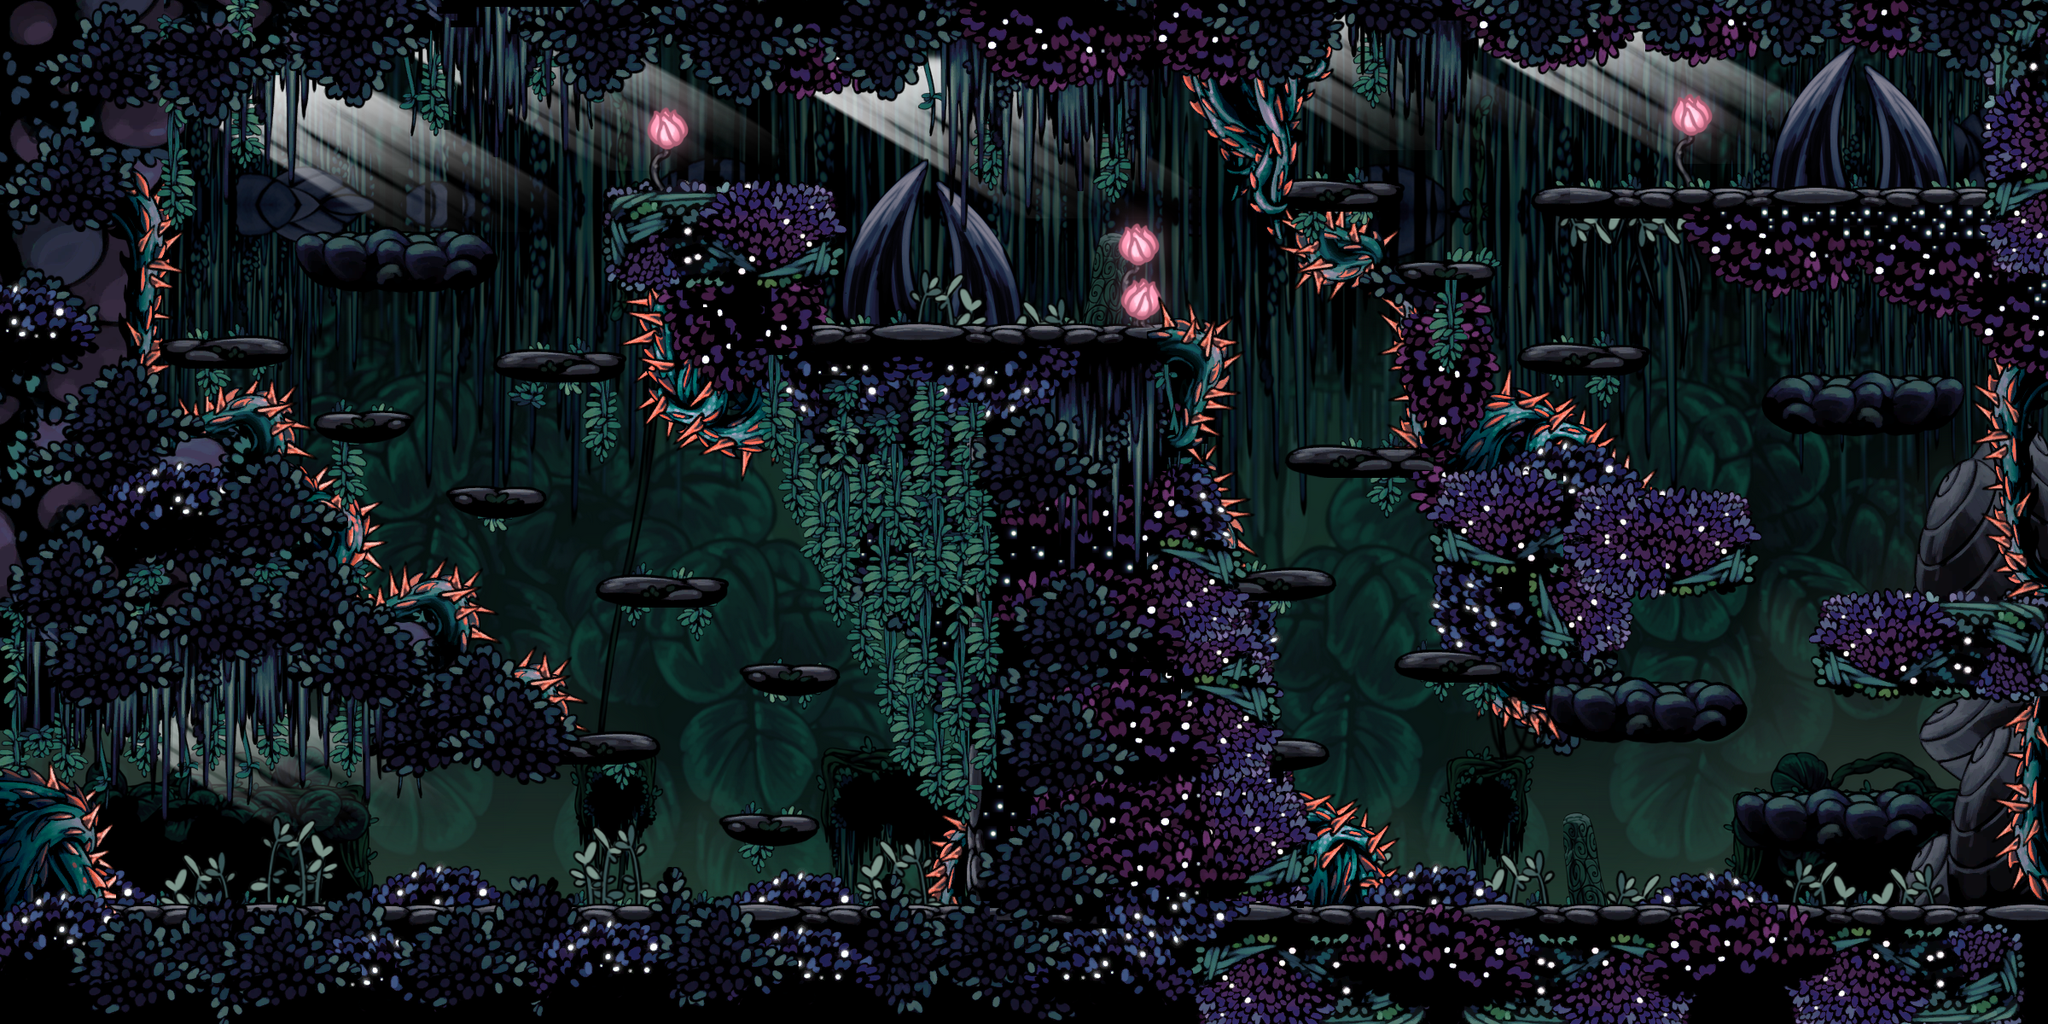

A level layout from a 2D game, rendered from its tile map. Below: a short description, then the map file with tile-grid data replaced by summaries:
An orthogonal 300x150 tile map with 8x8 px tiles, 10 tile layers (background-6, background-5, background-4, background-3, ...), 29 tilesets and 92 objects (47x platform, 18x spikes, 12x wall, 6x mossfly_spawn, 3x husk_hornhead_spawn, ...).

<map version="1.10" tiledversion="1.12.2" orientation="orthogonal" renderorder="right-down" width="300" height="150" tilewidth="8" tileheight="8" infinite="0" nextlayerid="13" nextobjectid="180">
 <tileset firstgid="1" source="adawda.tsx" />
 <tileset firstgid="193" source="ground_room1.tsx" />
 <tileset firstgid="403" source="air_ground_room1.tsx" />
 <tileset firstgid="583" source="slug_floor.tsx" />
 <tileset firstgid="883" source="bush4.tsx" />
 <tileset firstgid="1273" source="bushes2.tsx" />
 <tileset firstgid="1433" source="bushes.tsx" />
 <tileset firstgid="1769" source="background.tsx" />
 <tileset firstgid="2381" source="Slug_Shrine_0003_a.tsx" />
 <tileset firstgid="28649" source="fungd_vine_02.tsx" />
 <tileset firstgid="29405" source="fungd_vine_03.tsx" />
 <tileset firstgid="30366" source="grass_01_idle0023.tsx" />
 <tileset firstgid="30632" source="fung_new_0120_Layer-246.tsx" />
 <tileset firstgid="30744" source="fung_new_0070_Layer-278 #13622.tsx" />
 <tileset firstgid="31364" source="bush5.tsx" />
 <tileset firstgid="31828" source="fung_new_0084_c.tsx" />
 <tileset firstgid="35797" source="hunter_scenery_0001_a.tsx" />
 <tileset firstgid="36174" source="ropes.tsx" />
 <tileset firstgid="36674" source="fungd_spikes_07.tsx" />
 <tileset firstgid="37064" source="fungd_spikes_06.tsx" />
 <tileset firstgid="37856" source="black_grass20004.tsx" />
 <tileset firstgid="38246" source="spikes1.tsx" />
 <tileset firstgid="39002" source="fungd_spikes_05.tsx" />
 <tileset firstgid="40090" source="background1.tsx" />
 <tileset firstgid="66619" source="glow.tsx" />
 <tileset firstgid="68309" source="fungd_spikes_0_0001_d.tsx" />
 <tileset firstgid="72829" source="lights.tsx" />
 <tileset firstgid="72973" source="flower.tsx" />
 <tileset firstgid="73273" source="ground__peak.tsx" />
 <layer id="8" name="background-6" width="300" height="150">
  <data>[45000 cells, 42000 non-empty, 16940 distinct tile ids]</data>
 </layer>
 <layer id="11" name="background-5" width="300" height="150">
  <data>[45000 cells, 7023 non-empty, 1451 distinct tile ids]</data>
 </layer>
 <layer id="6" name="background-4" width="300" height="150">
  <data>[45000 cells, 7648 non-empty, 3724 distinct tile ids]</data>
 </layer>
 <layer id="5" name="background-3" width="300" height="150">
  <data>[45000 cells, 7826 non-empty, 3268 distinct tile ids]</data>
 </layer>
 <layer id="10" name="background-2" width="300" height="150">
  <data>[45000 cells, 6160 non-empty, 2757 distinct tile ids]</data>
 </layer>
 <layer id="4" name="background-1" width="300" height="150">
  <data>[45000 cells, 12754 non-empty, 2555 distinct tile ids]</data>
 </layer>
 <layer id="1" name="main" width="300" height="150">
  <data>[45000 cells, 18135 non-empty, 2523 distinct tile ids]</data>
 </layer>
 <layer id="2" name="foreground-1" width="300" height="150">
  <data>[45000 cells, 14817 non-empty, 4414 distinct tile ids]</data>
 </layer>
 <layer id="3" name="foreground-2" width="300" height="150">
  <data>[45000 cells, 9533 non-empty, 1776 distinct tile ids]</data>
 </layer>
 <layer id="7" name="foreground-3" width="300" height="150">
  <data>[45000 cells, 6939 non-empty, 1077 distinct tile ids]</data>
 </layer>
 <objectgroup id="12" name="logic">
  <object id="1" name="game_start_spawn" x="409.166" y="1048.75">
   <point />
  </object>
  <object id="2" name="spawn_from_greenpath_room2" x="2322" y="189.667">
   <point />
  </object>
  <object id="6" name="spikes" x="136" y="1060">
   <polygon points="0,0 -7,-94 -48,-142 -132,-159 -131,-3" />
  </object>
  <object id="8" name="spikes" x="738" y="338">
   <polygon points="0,0 10,140 133,217 171,194" />
  </object>
  <object id="9" name="spikes" x="192" y="399">
   <polygon points="0,0 18,-124 -96.6667,-286" />
  </object>
  <object id="10" name="spikes" x="1386" y="92">
   <polygon points="0,0 110,189 141,26 176,-11" />
  </object>
  <object id="11" name="spikes" x="2376" y="1057">
   <polygon points="0,0 -33,-61 -20,-214 15,-242" />
  </object>
  <object id="13" name="spikes" x="1364" y="360">
   <polygon points="0,0 74,20 85,60 50.3333,189 7,188" />
  </object>
  <object id="15" name="spikes" x="2346" y="405">
   <polygon points="0,0 -26,76 0,293 49,294 43,-41" />
  </object>
  <object id="18" name="spikes" x="682" y="855">
   <polygon points="0,0 -0.5,-35 -19,-79 -61,-94 -102,-73" />
  </object>
  <object id="19" name="spikes" x="583" y="753">
   <polygon points="0,0 -23,-80 -125,-80 -158.5,-56.5" />
  </object>
  <object id="20" name="spikes" x="439" y="661">
   <polygon points="1,17 3,-69 -61,-110 -93,-107" />
  </object>
  <object id="21" name="spikes" x="342" y="461">
   <polygon points="1.5,-4.5 20.5,43.5 11,88 -132,13 -34,-14" />
  </object>
  <object id="23" name="platform" x="2.66667" y="1066.33" width="1357.33" height="132.333" />
  <object id="26" name="platform" x="1362" y="1066.33" width="1037" height="132.333" />
  <object id="27" name="platform" x="849.333" y="959.667" width="103.333" height="12.6667">
   <capsule />
  </object>
  <object id="28" name="platform" x="663.333" y="866.333" width="99.6667" height="11.6667">
   <capsule />
  </object>
  <object id="29" name="platform" x="875.333" y="783.667" width="102" height="13.3333">
   <capsule />
  </object>
  <object id="30" name="platform" x="708.083" y="682.5" width="137.333" height="14.3333">
   <capsule />
  </object>
  <object id="31" name="platform" x="530" y="576.333" width="101.333" height="13.6667">
   <capsule />
  </object>
  <object id="34" name="platform" x="378" y="487.333" width="93.3333" height="16">
   <capsule />
  </object>
  <object id="35" name="platform" x="590" y="416" width="132.667" height="15.6667">
   <capsule />
  </object>
  <object id="36" name="platform" x="190.667" y="399.667" width="138" height="13">
   <capsule />
  </object>
  <object id="41" name="platform" x="346.667" y="277.667" width="219.667" height="18.6667">
   <capsule />
  </object>
  <object id="43" name="platform" x="717.333" y="222.667" width="256" height="110.667" />
  <object id="46" name="platform" x="951.333" y="385.667" width="410" height="41.6667" />
  <object id="47" name="platform" x="882" y="334.667" width="91.2" height="48" />
  <object id="49" name="platform" x="1498.67" y="216.667" width="137" height="13.6667">
   <capsule />
  </object>
  <object id="50" name="platform" x="1639.67" y="310.333" width="104.333" height="11">
   <capsule />
  </object>
  <object id="52" name="platform" x="1515.33" y="528.667" width="170" height="12.6667">
   <capsule />
  </object>
  <object id="55" name="platform" x="1440" y="672" width="113.667" height="11.3333">
   <capsule />
  </object>
  <object id="56" name="platform" x="1640.67" y="769.667" width="108" height="10.3333">
   <capsule />
  </object>
  <object id="57" name="platform" x="1478" y="871.333" width="73.3333" height="10.6667">
   <capsule />
  </object>
  <object id="60" name="platform" x="2036" y="934.333" width="222" height="19.6667">
   <capsule />
  </object>
  <object id="65" name="platform" x="1822.67" y="809" width="213.667" height="27.3333">
   <capsule />
  </object>
  <object id="66" name="platform" x="2141" y="708" width="257" height="88.333" />
  <object id="67" name="platform" x="1831.33" y="585.333" width="208.667" height="95.667" />
  </objectgroup>
</map>
<!-- 55 of 92 objects omitted -->
